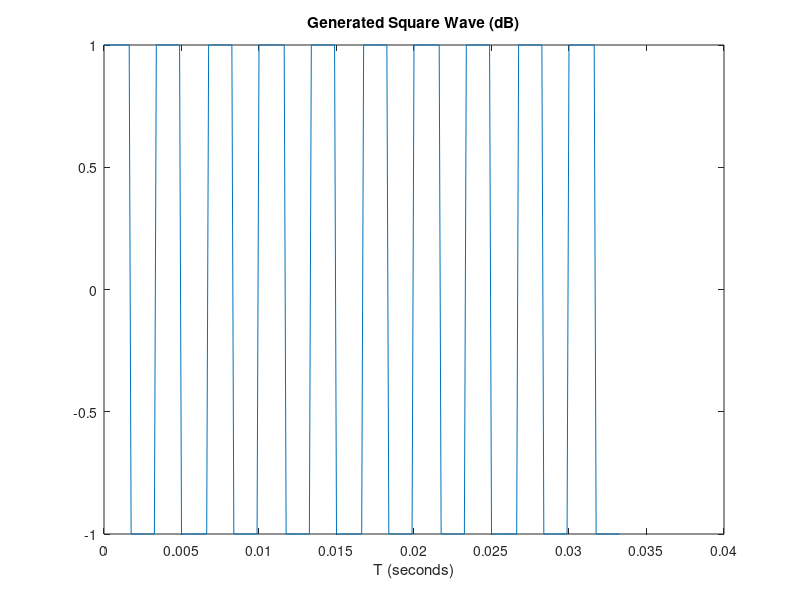

MATLAB code for this plot: (Note: this script raises an error after producing the figure.)
%%%%%%%%%%%%%%%%%%%%%%%%%%%%%%%%%%%%%%%%%%%%%%%%%%%%%%%%%%%%%%%%%%
%Jordan Hayes
%Lab 4: Discrete Time Impulse Response and Convolution   
%EGR 323: Signal Processing and Analysis 
%Professor Krug 
%6/9/2021
%%%%%%%%%%%%%%%%%%%%%%%%%%%%%%%%%%%%%%%%%%%%%%%%%%%%%%%%%%%%%%%%%%%%
%1) first we create a 300 Hz square wave, sampled at 8kHz, for 10 cycles

sampling_period = 1/8000;                       %sampling period is the step of my time        
end_point = 1/300 * 10;                          %At which the function will be sampled

n = 0:sampling_period:end_point;                %end_point cycles sampled 8000 times

f=300 * 2 * pi;                                 %frequency in rad/sec
wave_Square = square(f.*n);                     %create square wave with frequency by sampling vector

figure(1)
plot(n,wave_Square);
title('Generated Square Wave (dB)'); 
xlabel('T (seconds)'); 
 
%%%%%%%%%%%%%%%%%%%%%%%%%%%%%%%%%%%%%%%%%%%%%%%%%%%%%%%%%%%%%%%
%2) a filter was designed in filterDesigner, LPF
% fs = 8000 
% f_pass = 900 Hz 
% f_stop = 1000 Hz
% A_stop = -20
% impulse response is plotted
figure(2); 
stem(Num);
title('LPF Impulse Response'); 
xlabel('Sample'); 
ylabel('Amplitude'); 

%%%%%%%%%%%%%%%%%%%%%%%%%%%%%%%%%%%%%%%%%%%%%%%%%%%%%%%%%%%%%%%%%%%%%%
%3) now we are processing the signal square wave with the LPF created

inputProcessed_LPF = conv(wave_Square, Num);       %convolve them 

% for i = 1:1:length(n)                           %the vector is too large, so we need to truncate
%     trunc_inputProcessed_LPF(i) = input_processed_LPF(i);
% end 

figure(3); 
stem(inputProcessed_LPF);
title('Convolution Output LPF with Square Wave'); 
xlabel('Sample'); 
ylabel('Amplitude');
%set(gca, 'yscal', 'log');



%%%%%%%%%%%%%%%%%%%%%%%%%%%%%%%%%%%%%%%%%%%%%%%%%%%%%%%%%%%%%%%%%%%%%
%4) We are repeating steps 2 and 3 with a HPF
%it was created with 
% fs = 8000 
% f_pass = 1200 Hz 
% f_stop = 1000 Hz
% A_stop = -20
%impulse plotted 
figure(4); 
stem(HPF);
title('HPF Impulse Response'); 
xlabel('Sample'); 
ylabel('Amplitude');

%%%%%%%%%%%%%%%%%
%now convolve again 

inputProcessed_HPF = conv(wave_Square, HPF);       %convolve them 
figure(5); 
stem(inputProcessed_HPF);
title('Convolution Output HPF with Audio'); 
xlabel('Sample'); 
ylabel('Amplitude');
%%%%%%%%%%%%%%%%%%%%%%%%%%%%%%%%%%%%%%%%%%%%%%%%%%%%%%
%6) import the noise corrupted speech file speech1.wav using audioread

%sampleRate_Hz = 22050; 

[sampledData, sampleRate_Hz] = audioread('speech1.wav'); 

%%%%%%%%%%%%%%%%%%%%%%%%%%%%%%%%%%%
%The unwanted noise is present at 8kHz
%and above where there is very little signal energy.
%a filter must be designed: a lowpass
% fs = 22050
% f_pass = 5000 Hz 
% f_stop = 7000 Hz
% A_stop = -20

figure(6);
stem(LPF_designed); 
title('Designed LPF Impulse Response'); 
xlabel('Sample'); 
ylabel('Amplitude');
%%%%%%%%%%%%%%%%%%%%%%%%%%%%%%%%%%%%
%convolve the sampled data with the filter

audioProcessed_LPF_designed = conv(sampledData, LPF_designed);       %convolve them 

figure(7); 
stem(audioProcessed_LPF_designed); 
title('LPF Convolution Output with Audio'); 
xlabel('Sample'); 
ylabel('Amplitude');

% file must be listened to for testing 
sound(audioProcessed_LPF_designed, sampleRate_Hz); 
% checked and good!


%%%%%%%%%%%%%%%%%%%%%%%%%%%%%%%%%%%%%%%%%%%%%%%%%%%%%%%%%%%%%%%%%%%%%%%%
%%%%%%%%%%%%%%%%%%%%%%%%%%%%%%%%%%%%%%%%%%%%%%%%%%%%%%%%%%%%%%%%%%%%%%%%
%7) now import the specified file for individual, Renamed Jordans_test

[sampledData, sampleRate_Hz] = audioread('Jordans_test.wav'); 

%a filter must be designed: a bandstop
% fs = 22050
% f_pass1 =  8750
% f_stop1 = 9250
% f_stop2 = 9750
% f_pass1 = 10250 
% A_stop = -30

figure(8);
stem(BSF_designed3); 
title('Designed BSF Impulse Response'); 
xlabel('Sample'); 
ylabel('Amplitude');

%%%%%%%%%%%%%%%%%%%%%%%%%%%%%%%%%%%%
% convolve the sampled data with the filter

audioProcessed_BSF_designed = conv(sampledData, BSF_designed3);       %convolve them 

figure(9); 
stem(audioProcessed_BSF_designed); 
title('BSF Convolution with Audio'); 
xlabel('Sample'); 
ylabel('Amplitude');

 %sound(audioProcessed_BSF_designed, sampleRate_Hz);
